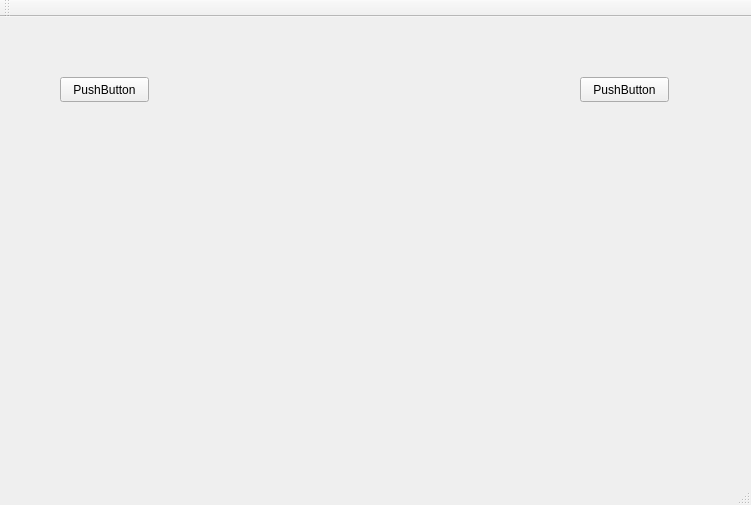
<?xml version="1.0" encoding="UTF-8"?>
<ui version="4.0">
 <class>MainWindow</class>
 <widget class="QMainWindow" name="MainWindow">
  <property name="geometry">
   <rect>
    <x>0</x>
    <y>0</y>
    <width>751</width>
    <height>505</height>
   </rect>
  </property>
  <property name="windowTitle">
   <string>MainWindow</string>
  </property>
  <widget class="QWidget" name="centralWidget">
   <widget class="QPushButton" name="pushButton">
    <property name="geometry">
     <rect>
      <x>60</x>
      <y>60</y>
      <width>89</width>
      <height>25</height>
     </rect>
    </property>
    <property name="text">
     <string>PushButton</string>
    </property>
   </widget>
   <widget class="QPushButton" name="pushButton_2">
    <property name="geometry">
     <rect>
      <x>580</x>
      <y>60</y>
      <width>89</width>
      <height>25</height>
     </rect>
    </property>
    <property name="text">
     <string>PushButton</string>
    </property>
   </widget>
  </widget>
  <widget class="QMenuBar" name="menuBar">
   <property name="geometry">
    <rect>
     <x>0</x>
     <y>0</y>
     <width>751</width>
     <height>22</height>
    </rect>
   </property>
  </widget>
  <widget class="QToolBar" name="mainToolBar">
   <attribute name="toolBarArea">
    <enum>TopToolBarArea</enum>
   </attribute>
   <attribute name="toolBarBreak">
    <bool>false</bool>
   </attribute>
  </widget>
  <widget class="QStatusBar" name="statusBar"/>
 </widget>
 <layoutdefault spacing="6" margin="11"/>
 <resources/>
 <connections/>
</ui>
